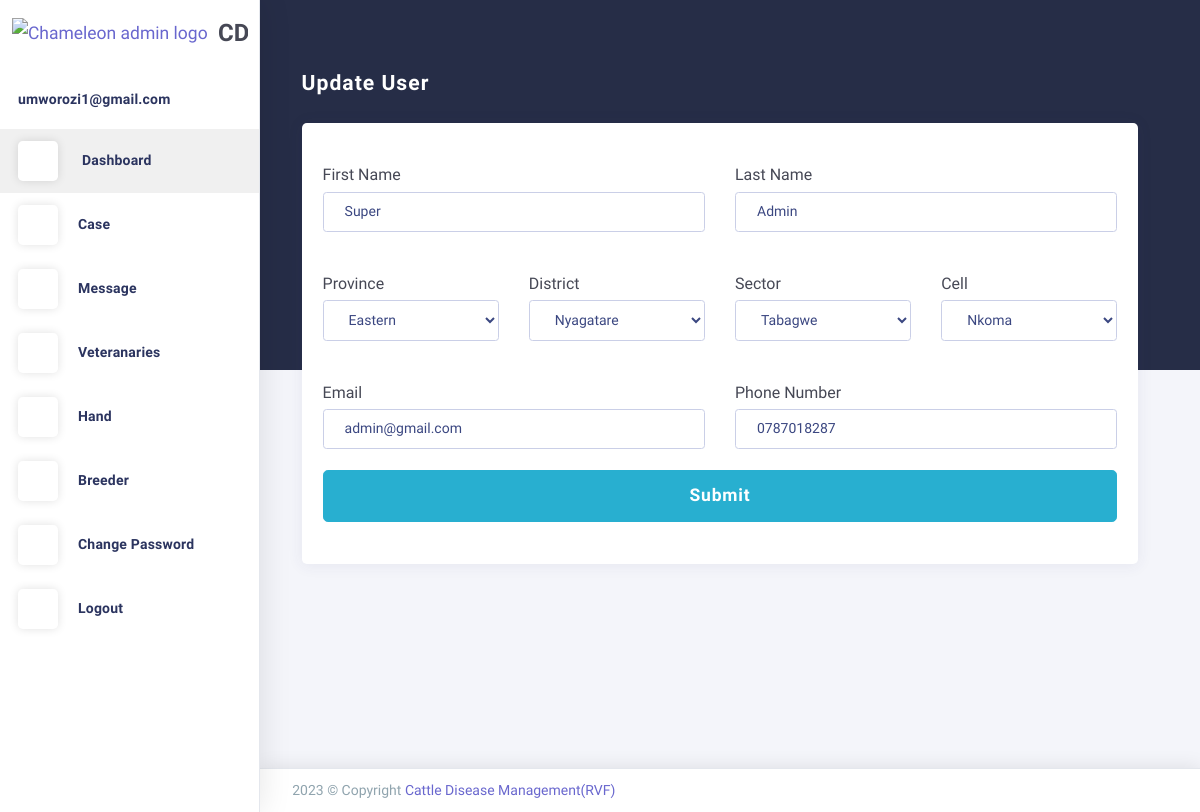
Page /updateUser/1/ (signed in) on the committed database.
### users/models.py (models this page shows, shortened)
class User(AbstractBaseUser, PermissionsMixin):
    FirstName=models.CharField(max_length=255,  null=True, blank=True)
    LastName=models.CharField(max_length=255,  null=True, blank=True)
    District=models.CharField(max_length=255,  null=True, blank=True)
    Sector=models.CharField(max_length=255,  null=True, blank=True)
    Cell=models.CharField(max_length=255,  null=True, blank=True)
    Province=models.CharField(max_length=255,  null=True, blank=True)
    email = models.EmailField(max_length=255, unique=True)
    phone = models.CharField(max_length=255, unique=True, null=True, blank=True)
    typee = models.CharField(max_length=255, null=True, blank=True)
    active = models.BooleanField(default=True)
    staff = models.BooleanField(default=False)
    admin = models.BooleanField(default=False)
    objects = UserManager()
    USERNAME_FIELD = 'email'
    REQUIRED_FIELDS = []
    @property
    def is_active(self):
        return self.active

### users/views.py (the view)
# urls.py: path('updateUser/<int:upID>/',updateUser,name="updateUser"),
@login_required(login_url="/login")
def updateUser( request, upID):
    updateuser = User.objects.get(id=upID)
    if request.method == "POST":
        updateuser.FirstName = request.POST["fname"]
        updateuser.LastName = request.POST["lname"]
        updateuser.Province = request.POST["Pname"]
        updateuser.District = request.POST["Dname"]
        updateuser.Sector = request.POST["Sname"]
        updateuser.Cell = request.POST["Cname"]
        updateuser.email = request.POST["email"]
        updateuser.phone = request.POST["phone"]
        updateuser.save()
        return redirect("Users")
    else:
        return render(request, "updateUsers.html", {"updateuser": updateuser})

### users/templates/updateUsers.html (shortened to what this page needs)
{% extends 'base.html' %}
{% load static %}
{% block content %}
  <div class="app-content content" style="margin-left:-20px">
    <div class="content-wrapper">
      <div class="content-header row">
        <div class="content-header-left col-md-4 col-12 mb-2">
          <h3 class="content-header-title">Update User</h3>
        </div>
      </div>
      <div class="content-body">
        <section class="textarea-select">
          <div class="row match-height">
            <div class="col-lg-12 col-md-12">
              <div class="card mt-50">
                <div class="card-block">
                  <div class="card-body">
                    <form enctype="multipart/form-data" action="{% url 'updateUser' updateuser.id %}" method='POST'>
                      <div class="row">
                        <fieldset class="form-group col-lg-6">
                          <h5 class="mt-2">First Name</h5>
                          <input type="text" class="form-control" id="basicInput" name="fname" value={{updateuser.FirstName}} />
                        </fieldset>
                        <fieldset class="form-group col-lg-6">
                          <h5 class="mt-2">Last Name</h5>
                          <input type="text" class="form-control" id="basicInput" name="lname" value={{updateuser.LastName}} />
                        </fieldset>
                      </div>
                      <div class="row">
                        <fieldset class="form-group col-lg-3">
                          <h5 class="mt-2">Province</h5>
                          <select class="form-control" id="basicSelect" name="Pname" >
                            <option >{{updateuser.Province}}</option>
                          </select>
                        </fieldset>
                        <fieldset class="form-group col-lg-3">
                          <h5 class="mt-2">District</h5>
                          <select class="form-control" id="basicSelect" name="Dname">
                            <option>{{updateuser.District}}</option>
                          </select>
                        </fieldset>
                        <fieldset class="form-group col-lg-3">
                          <h5 class="mt-2">Sector</h5>
                          <select class="form-control" id="basicSelect" name="Sname">
                            <option>{{updateuser.Sector}}</option>
                          </select>
                        </fieldset>
                        <fieldset class="form-group col-lg-3">
                          <h5 class="mt-2">Cell</h5>
                          <select class="form-control" id="basicSelect" name="Cname">
                            <option>{{updateuser.Cell}}</option>
                          </select>
                        </fieldset>
                      </div>
                      <div class="row">
                        <fieldset class="form-group col-lg-6">
                          <h5 class="mt-2">Email</h5>
                          <input type="email" class="form-control" id="basicInput" name="email" value={{updateuser.email}} />
                        </fieldset>
                        <fieldset class="form-group col-lg-6">
                          <h5 class="mt-2">Phone Number</h5>
                          <input type="number" class="form-control" id="basicInput" name="phone" value={{updateuser.phone}} />
                        </fieldset>
                      </div>
                      <div class="form-group">
                        <button type="submit" class="btn mb-1 btn-info btn-lg btn-block">Submit</button>
                      </div>
                    </form>
                  </div>
                </div>
              </div>
            </div>
          </div>
        </section>
      </div>
    </div>
  </div>
{% endblock %}

### users/templates/base.html (shortened to what this page needs)
<!DOCTYPE html>
<html class="loading" lang="en" data-textdirection="ltr">
  <head>
    {% load static %}
    <link href="https://maxcdn.icons8.com/fonts/line-awesome/1.1/css/line-awesome.min.css" rel="stylesheet">
    <link rel="stylesheet" type="text/css" href="{% static "theme-assets/css/vendors.css" %}">
    <link rel="stylesheet" type="text/css" href="{% static "theme-assets/vendors/css/charts/chartist.css" %}">
    <link rel="stylesheet" type="text/css" href="{% static "theme-assets/css/app-lite.css" %}">
    <link rel="stylesheet" type="text/css" href="{% static "theme-assets/css/core/menu/menu-types/vertical-menu.css" %}">
    <link rel="stylesheet" type="text/css" href="{% static "theme-assets/css/core/colors/palette-gradient.css" %}">
    <link rel="stylesheet" type="text/css" href="{% static "theme-assets/css/pages/dashboard-ecommerce.css" %}">
  </head>
  <body class="vertical-layout vertical-menu 2-columns   menu-expanded fixed-navbar" data-open="click" data-menu="vertical-menu" data-color="bg-chartbg" data-col="2-columns">
    <nav class="header-navbar navbar-expand-md navbar navbar-with-menu navbar-without-dd-arrow fixed-top navbar-semi-light">
      <div class="navbar-wrapper">
        <div class="navbar-container content">
        </div>
      </div>
    </nav>
    <div class="main-menu menu-fixed menu-light menu-accordion    menu-shadow " data-scroll-to-active="true" data-img="{% static "theme-assets/images/backgrounds/02.jpg" %}">
      <div class="navbar-header">
        <ul class="nav navbar-nav flex-row">
          <li class="nav-item mr-auto"><a class="navbar-brand" href=""><img class="brand-logo" alt="Chameleon admin logo" src="{% static "theme-assets/images/logo/Logo.png" %}"/>
              <h3 class="brand-text" style="font-size: x-large;">CDM(RVF)</h3></a></li>
        </ul>
      </div>
      <div class="main-menu-content">
        <ul class="navigation navigation-main" id="main-menu-navigation" data-menu="menu-navigation">
          <li><a href=""><span class="menu-title" data-i18n="">{{request.user.email}}</span></a>
          </li>
            <li class="active"><a href="{% url 'Dashboard' %}"><i class="ft-home"></i><span class="menu-title" data-i18n="">Dashboard</span></a>
            </li>
            <li class=" nav-item"><a href="{% url 'Cases' %}"><i class="ft-pie-chart"></i><span class="menu-title" data-i18n="">Case</span></a>
            </li>
            {% if request.user.typee != "Admin" %}
            <li class=" nav-item"><a href="{% url 'Messages' %}"><i class="ft-pie-chart"></i><span class="menu-title" data-i18n="">Message</span></a>
            </li>
            {%endif%}
            <li class=" nav-item"><a href="{% url 'Vet' %}"><i class="ft-droplet"></i><span class="menu-title" data-i18n="">Veteranaries</span></a>
            </li>
            {% if request.user.typee != "Hand" %}
            <li class=" nav-item"><a href="{% url 'Hand' %}"><i class="ft-box"></i><span class="menu-title" data-i18n="">Hand</span></a>
            </li>
            {%endif%}
            <li class=" nav-item"><a href="{% url 'Breeder' %}"><i class="ft-layers"></i><span class="menu-title" data-i18n="">Breeder</span></a>
            </li>
            <li class=" nav-item"><a href="{% url 'changeuserpassword' request.user.id %}"><i class="ft-box"></i><span class="menu-title" data-i18n="">Change Password</span></a>
            </li>
            <li class=" nav-item"><a href="{% url 'logout' %}"><i class="ft-bold"></i><span class="menu-title" data-i18n="">Logout</span></a>
            </li>
          </ul>
      </div>
      <div class="navigation-background"></div>
    </div>
    <div class="app-content content">
      <div class="content-wrapper">
        <div class="content-body">
    {% block content %}
                    {% endblock content %}
        </div>
      </div>
    </div>
    <footer class="footer footer-static footer-light navbar-border navbar-shadow">
      <div class="clearfix blue-grey lighten-2 text-sm-center mb-0 px-2"><span class="float-md-left d-block d-md-inline-block">2023  &copy; Copyright <a class="text-bold-800 grey darken-2" href="" target="_blank">Cattle Disease Management(RVF)</a></span>
      </div>
    </footer>
  </body>
</html>

### Cattlecare/static/theme-assets/css/core/menu/menu-types/vertical-menu.css (style rules this page uses)
body.vertical-layout.vertical-menu.menu-expanded .navbar-header { z-index: 999; float: left; width: 260px; }
body.vertical-layout.vertical-menu.menu-expanded .navbar .navbar-container { margin-left: 260px; }
body.vertical-layout.vertical-menu.menu-expanded .main-menu { width: 260px; -webkit-transition: 300ms ease all; -moz-transition: 300ms ease all; -o-transition: 300ms ease all; transition: 300ms ease all; -webkit-backface-visibility: hidden; -moz-backface-visibility: hidden; backface-visibility: hidden; }
body.vertical-layout.vertical-menu.menu-expanded .main-menu .navigation > li > a > i:before { font-size: 1.5rem; }
body.vertical-layout.vertical-menu.menu-expanded .main-menu .navigation > li > a > span { -webkit-transition: -webkit-transform .3s ease; -moz-transition: transform .3s ease, -moz-transform .3s ease; -o-transition: -o-transform .3s ease; transition: -webkit-transform .3s ease; transition: transform .3s ease; transition: transform .3s ease, -webkit-transform .3s ease, -moz-transform .3s ease, -o-transform .3s ease; }
body.vertical-layout.vertical-menu.menu-expanded .main-menu.menu-light .navigation > li > a > i { line-height: 40px; display: inline-block; width: 40px; height: 40px; margin-right: 20px; text-align: center; vertical-align: middle; border-radius: 12%; background: #fff; -webkit-box-shadow: 0 0 10px rgba(0, 0, 0, .12); box-shadow: 0 0 10px rgba(0, 0, 0, .12); }
body.vertical-layout.vertical-menu.menu-expanded .content, body.vertical-layout.vertical-menu.menu-expanded .footer { margin-left: 260px; }

### Cattlecare/static/theme-assets/css/pages/dashboard-ecommerce.css (style rules this page uses)
.content .content-wrapper { padding-top: 0 !important; }

### rows in the picture
User: user.email "umworozi1@gmail.com"
User: fname "Super", lname "Admin", Pname "Eastern", Dname "Nyagatare", Sname "Tabagwe", Cname "Nkoma", email "admin@gmail.com", phone "0787018287"
